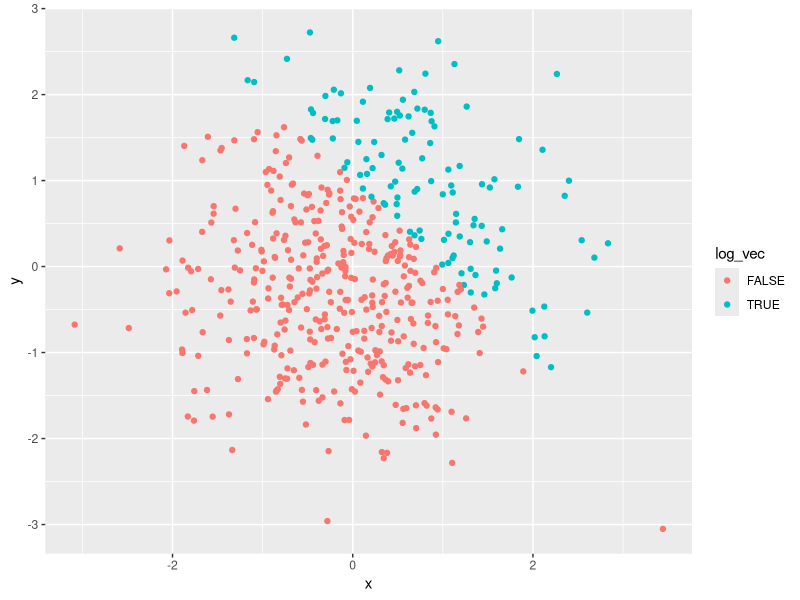
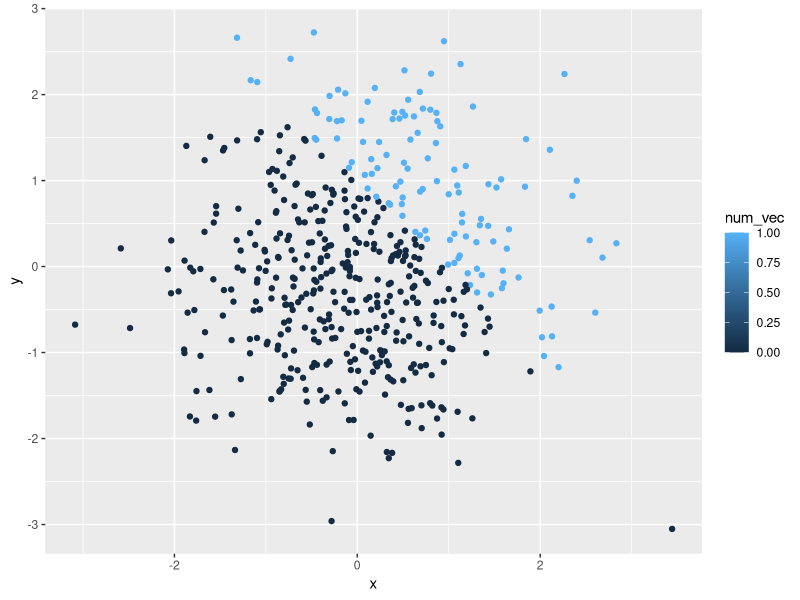
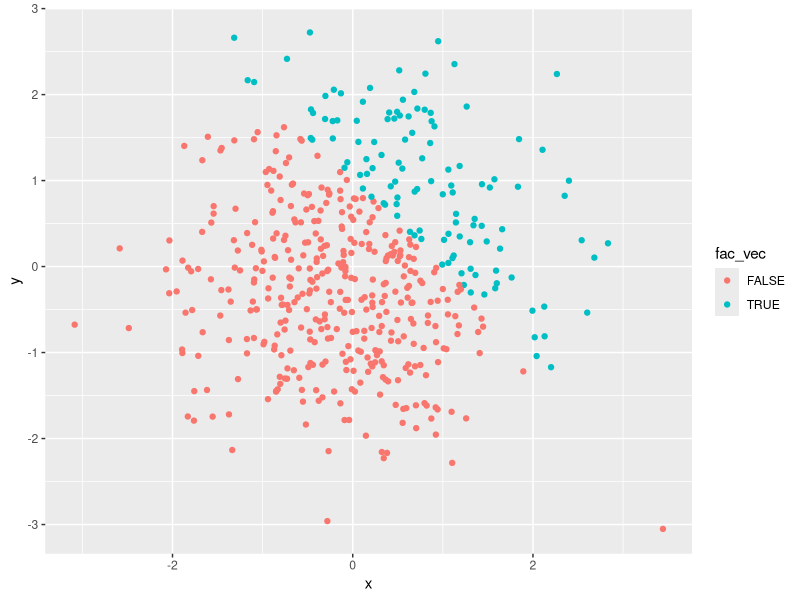
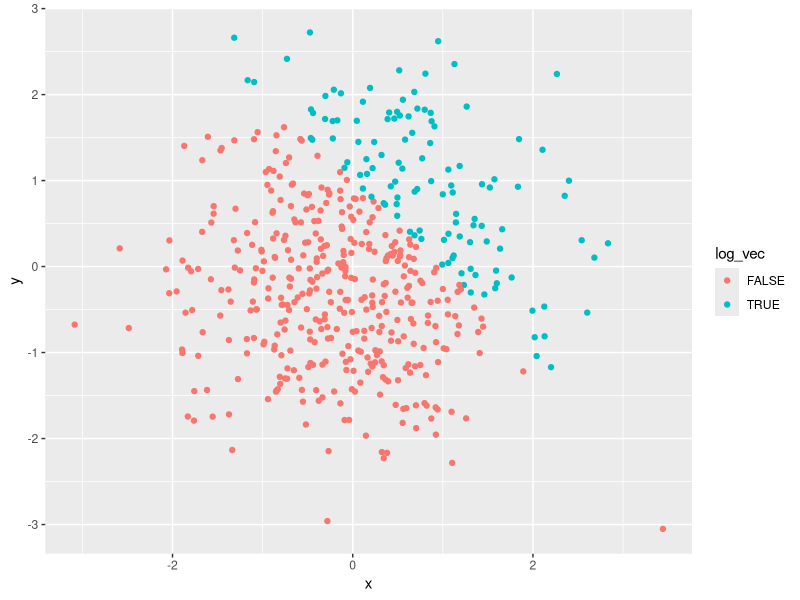

Generate these figures, in order, with R:
## ---- chunk 1
library(tidyverse)
## ---- chunk 2
hw_df <- tibble(
  rad_sample = rnorm(8),
  log_vec = rad_sample > 0,
  char_vec = c("1", "2", "3", "4", "5", "6", "7", "8"),
  vec_factor = factor(c("male", "female",
                        "female", "female",
                        "male", "male",
                        "male", "female"))
)

mean_samp = mean(pull(hw_df, rad_sample))
mean_samp
mean_log = mean(pull(hw_df, log_vec))
mean_char = mean(pull(hw_df, char_vec))
mean_fac = mean(pull(hw_df, vec_factor))
## ---- chunk 3
# (1)
log_as_num <- as.numeric(pull(hw_df, log_vec))
log_as_num
x <- log_as_num
y <- rnorm(8)
x * y # Where x is the converted logical variable and y is the random sample.

# (2)
log_as_fac <- as.factor(log_as_num)
t <- log_as_fac
t * y

# (3)
log_to_num <- as.numeric(log_as_fac)
d <- log_to_num
d * y # where d is the converted logical factor and y is the random sample.
## ---- chunk 4
rad_df <- tibble(
  x = rnorm(500),
  y = rnorm(500),
  log_vec = x + y > 1,
  num_vec = as.numeric(log_vec),
  fac_vec = as.factor(log_vec)
)
num.cols <- ncol(rad_df)
num.rows <- nrow(rad_df)
mean_samp <- mean(x)
median_samp <- median(x)
sd_samp <- sd(x)
logvec_prop <- length(which(pull(rad_df, log_vec))) / 
  (length(pull(rad_df, log_vec)))
## ---- chunk 5
library(ggplot2)
## ---- chunk 6
log_ggplot <- ggplot(data = rad_df) + 
  geom_point(aes(x = x, y = y, color = log_vec))
log_ggplot
## ---- chunk 7
num_ggplot <- ggplot(data = rad_df) + 
  geom_point(aes(x = x, y = y, color = num_vec))
num_ggplot
## ---- chunk 8
fac_ggplot <- ggplot(data = rad_df) + 
  geom_point(aes(x = x, y = y, color = fac_vec))
fac_ggplot
## ---- chunk 9
ggsave("First_scatterplot.pdf", plot = log_ggplot,
       path = "HwQ1_2_files/Scatterplot/")
